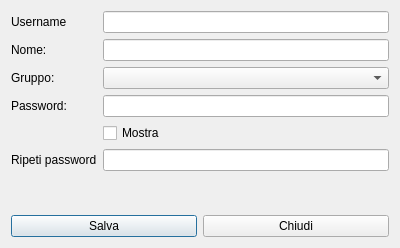
<?xml version="1.0" encoding="UTF-8"?>
<ui version="4.0">
 <class>HNewUser</class>
 <widget class="QDialog" name="HNewUser">
  <property name="geometry">
   <rect>
    <x>0</x>
    <y>0</y>
    <width>400</width>
    <height>248</height>
   </rect>
  </property>
  <property name="windowTitle">
   <string>Nuovo utente</string>
  </property>
  <property name="windowIcon">
   <iconset resource="Resources/icons.qrc">
    <normaloff>:/Key.PNG</normaloff>:/Key.PNG</iconset>
  </property>
  <property name="modal">
   <bool>true</bool>
  </property>
  <layout class="QVBoxLayout" name="verticalLayout">
   <item>
    <layout class="QFormLayout" name="formLayout">
     <property name="fieldGrowthPolicy">
      <enum>QFormLayout::AllNonFixedFieldsGrow</enum>
     </property>
     <item row="0" column="0">
      <widget class="QLabel" name="label">
       <property name="text">
        <string>Username</string>
       </property>
      </widget>
     </item>
     <item row="0" column="1">
      <widget class="QLineEdit" name="leUserName"/>
     </item>
     <item row="1" column="0">
      <widget class="QLabel" name="label_2">
       <property name="text">
        <string>Nome:</string>
       </property>
      </widget>
     </item>
     <item row="1" column="1">
      <widget class="QLineEdit" name="leNome"/>
     </item>
     <item row="3" column="0">
      <widget class="QLabel" name="label_3">
       <property name="text">
        <string>Password:</string>
       </property>
      </widget>
     </item>
     <item row="3" column="1">
      <widget class="QLineEdit" name="lePassword">
       <property name="echoMode">
        <enum>QLineEdit::Password</enum>
       </property>
      </widget>
     </item>
     <item row="4" column="1">
      <widget class="QCheckBox" name="cbShow">
       <property name="text">
        <string>Mostra</string>
       </property>
      </widget>
     </item>
     <item row="7" column="1">
      <widget class="QLineEdit" name="leCheckPwd">
       <property name="echoMode">
        <enum>QLineEdit::Password</enum>
       </property>
      </widget>
     </item>
     <item row="7" column="0">
      <widget class="QLabel" name="label_4">
       <property name="text">
        <string>Ripeti password</string>
       </property>
      </widget>
     </item>
     <item row="2" column="0">
      <widget class="QLabel" name="label_5">
       <property name="text">
        <string>Gruppo:</string>
       </property>
      </widget>
     </item>
     <item row="2" column="1">
      <widget class="QComboBox" name="cbxRoles"/>
     </item>
    </layout>
   </item>
   <item>
    <layout class="QHBoxLayout" name="horizontalLayout">
     <item>
      <widget class="QPushButton" name="pushButton">
       <property name="text">
        <string>Salva</string>
       </property>
       <property name="icon">
        <iconset resource="Resources/icons.qrc">
         <normaloff>:/save-icon.png</normaloff>:/save-icon.png</iconset>
       </property>
      </widget>
     </item>
     <item>
      <widget class="QPushButton" name="pushButton_2">
       <property name="text">
        <string>Chiudi</string>
       </property>
       <property name="icon">
        <iconset resource="Resources/icons.qrc">
         <normaloff>:/Actions-window-close-icon.png</normaloff>:/Actions-window-close-icon.png</iconset>
       </property>
      </widget>
     </item>
    </layout>
   </item>
  </layout>
 </widget>
 <resources>
  <include location="Resources/icons.qrc"/>
 </resources>
 <connections/>
</ui>
